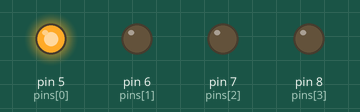
The sketch below on a simulated Arduino Uno, built with avr-gcc and run on an emulated ATmega328P. On the bench: output pins drawn as LEDs (lit = HIGH).

Above: at 0.03 s.
At 0.64 s:
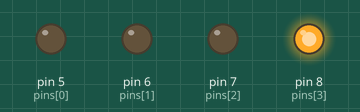
At 1.44 s:
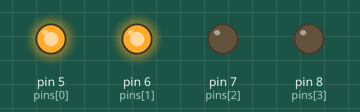
At 2.94 s:
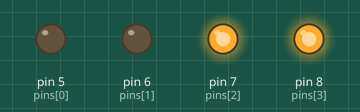
Timing chart, 0 to 3.2 s (numbered marks = the images above):
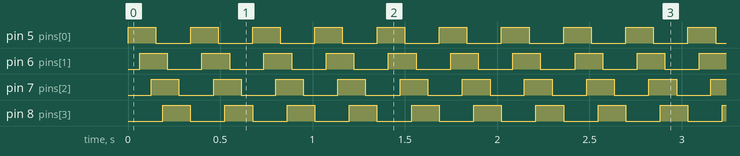

Measured:
- by itself, pin 5 (pins[0]), pin 6 (pins[1]), pin 7 (pins[2]), pin 8 (pins[3]): alternates HIGH for 0.15 s and LOW for 0.19 s, 20 changes in all, then stays LOW

The sketch:

InjectorCode_v2.ino
```cpp
int pins[4] = {5, 6, 7, 8}; // pins
float duty_cycles[4] = {0.6, 0.6, 0.6, 0.6};
float periods[4]     = {250,250,250,250}; // milliseconds
float offsets[4]     = {0.0, 0.25, 0.50, 0.75}; // (0 to .999999)

unsigned int total_cycles = 10; // total sequences (injector fires)
unsigned int currentCycle = 0;
unsigned long InjStart = 0;

void setup() { // set all pins to output mode and low (off) initially
  for (int i = 0; i < 4; i++) pinMode(pins[i], OUTPUT);
  for (int i = 0; i < 4; i++) digitalWrite(pins[i], LOW);
  InjStart = millis();
}

void loop() { // make sure each pin is off after cycle threshold is reached
  if (currentCycle >= total_cycles) {
    for (int i = 0; i < 4; i++) digitalWrite(pins[i], LOW);
    return;
  }

  unsigned long now = millis();


  unsigned long InjDuration = 0;
  for (int i = 0; i < 4; i++) {
    unsigned long currentInjEnd = (unsigned long)(periods[i] * offsets[i]) + (periods[i] * duty_cycles[i]);
    if (currentInjEnd > InjDuration) InjDuration = currentInjEnd;
  }


  unsigned long elapsed = now - InjStart;

  // Calculate how long each injector is on for, when it starts and when it ends relative to other injectors
  for (int i = 0; i < 4; i++) {
    unsigned long onTime  = periods[i] * duty_cycles[i];
    unsigned long start   = InjStart + (unsigned long)(periods[i] * offsets[i]);
    unsigned long end     = start + onTime;

    // on and off settings
    if (now >= start && now < end) {
      digitalWrite(pins[i], HIGH);
    } else {
      digitalWrite(pins[i], LOW);
    }
  }

  // Check if this sequence finished
  if (elapsed >= InjDuration) {
    currentCycle++;
    InjStart = now; // reset for next cycle
  }
}
```
